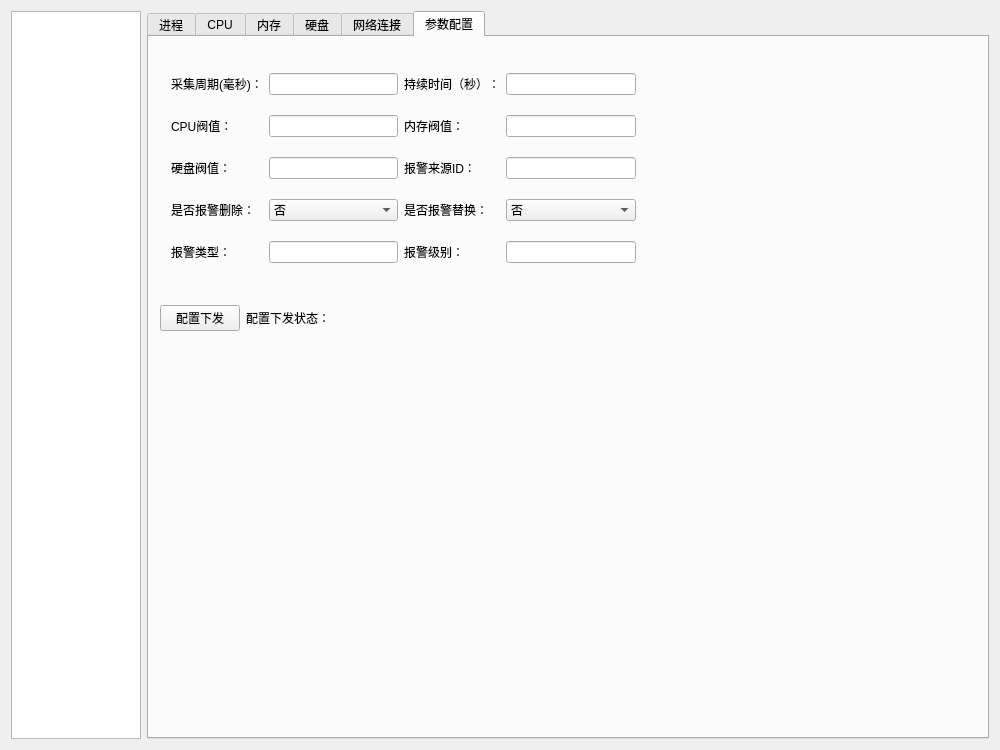
<?xml version="1.0" encoding="UTF-8"?>
<ui version="4.0">
 <class>Widget</class>
 <widget class="QWidget" name="Widget">
  <property name="geometry">
   <rect>
    <x>0</x>
    <y>0</y>
    <width>1000</width>
    <height>750</height>
   </rect>
  </property>
  <property name="windowTitle">
   <string>Widget</string>
  </property>
  <layout class="QHBoxLayout" name="horizontalLayout" stretch="2,13">
   <item>
    <widget class="QTreeView" name="treeView"/>
   </item>
   <item>
    <widget class="QTabWidget" name="tab_R">
     <property name="currentIndex">
      <number>5</number>
     </property>
     <widget class="QWidget" name="tab">
      <attribute name="title">
       <string>进程</string>
      </attribute>
      <layout class="QVBoxLayout" name="verticalLayout">
       <item>
        <widget class="QTableView" name="tb_process"/>
       </item>
      </layout>
     </widget>
     <widget class="QWidget" name="tab_2">
      <attribute name="title">
       <string>CPU</string>
      </attribute>
      <layout class="QVBoxLayout" name="verticalLayout_2" stretch="1,1,1">
       <item>
        <widget class="QTableView" name="tb_cpu"/>
       </item>
       <item>
        <widget class="QScrollArea" name="scrollArea">
         <property name="widgetResizable">
          <bool>true</bool>
         </property>
         <widget class="QWidget" name="scrollAreaWidgetContents">
          <property name="geometry">
           <rect>
            <x>0</x>
            <y>0</y>
            <width>1200</width>
            <height>206</height>
           </rect>
          </property>
          <property name="minimumSize">
           <size>
            <width>1200</width>
            <height>0</height>
           </size>
          </property>
          <property name="maximumSize">
           <size>
            <width>2000</width>
            <height>2000</height>
           </size>
          </property>
          <widget class="QWidget" name="cpuChartsWidget" native="true">
           <property name="geometry">
            <rect>
             <x>0</x>
             <y>-40</y>
             <width>2400</width>
             <height>225</height>
            </rect>
           </property>
           <property name="minimumSize">
            <size>
             <width>2400</width>
             <height>225</height>
            </size>
           </property>
           <layout class="QHBoxLayout" name="horizontalLayout_2">
            <property name="spacing">
             <number>6</number>
            </property>
            <property name="leftMargin">
             <number>0</number>
            </property>
            <property name="topMargin">
             <number>0</number>
            </property>
            <property name="rightMargin">
             <number>0</number>
            </property>
            <property name="bottomMargin">
             <number>0</number>
            </property>
           </layout>
          </widget>
         </widget>
        </widget>
       </item>
       <item>
        <widget class="QChartView" name="cpuTotalView"/>
       </item>
      </layout>
     </widget>
     <widget class="QWidget" name="tab_3">
      <attribute name="title">
       <string>内存</string>
      </attribute>
      <layout class="QVBoxLayout" name="verticalLayout_3">
       <item>
        <widget class="QTableView" name="tb_memory"/>
       </item>
       <item>
        <widget class="QChartView" name="graphicsView"/>
       </item>
      </layout>
     </widget>
     <widget class="QWidget" name="tab_4">
      <attribute name="title">
       <string>硬盘</string>
      </attribute>
      <layout class="QVBoxLayout" name="verticalLayout_4">
       <item>
        <widget class="QTableView" name="tb_disk"/>
       </item>
      </layout>
     </widget>
     <widget class="QWidget" name="tab_5">
      <attribute name="title">
       <string>网络连接</string>
      </attribute>
      <layout class="QVBoxLayout" name="verticalLayout_5">
       <item>
        <widget class="QTableView" name="tb_net"/>
       </item>
      </layout>
     </widget>
     <widget class="QWidget" name="tab_6">
      <attribute name="title">
       <string>参数配置</string>
      </attribute>
      <layout class="QVBoxLayout" name="verticalLayout_6" stretch="5,1,8">
       <item>
        <widget class="QWidget" name="widget" native="true">
         <layout class="QGridLayout" name="gridLayout" columnstretch="1,2,1,2,5">
          <item row="0" column="2">
           <widget class="QLabel" name="label_2">
            <property name="text">
             <string>持续时间（秒）：</string>
            </property>
           </widget>
          </item>
          <item row="2" column="2">
           <widget class="QLabel" name="label_4">
            <property name="text">
             <string>内存阀值：</string>
            </property>
           </widget>
          </item>
          <item row="5" column="2">
           <widget class="QLabel" name="label_9">
            <property name="text">
             <string>是否报警替换：</string>
            </property>
           </widget>
          </item>
          <item row="4" column="2">
           <widget class="QLabel" name="label_6">
            <property name="text">
             <string>报警来源ID：</string>
            </property>
           </widget>
          </item>
          <item row="9" column="0">
           <widget class="QLabel" name="label_7">
            <property name="text">
             <string>报警类型：</string>
            </property>
           </widget>
          </item>
          <item row="5" column="3">
           <widget class="QComboBox" name="isReplaceAlarm_LE">
            <property name="maximumSize">
             <size>
              <width>16777215</width>
              <height>16777215</height>
             </size>
            </property>
            <item>
             <property name="text">
              <string>否</string>
             </property>
            </item>
            <item>
             <property name="text">
              <string>是</string>
             </property>
            </item>
           </widget>
          </item>
          <item row="5" column="1">
           <widget class="QComboBox" name="isDelAlarm_CB">
            <property name="maximumSize">
             <size>
              <width>16777215</width>
              <height>16777215</height>
             </size>
            </property>
            <item>
             <property name="text">
              <string>否</string>
             </property>
            </item>
            <item>
             <property name="text">
              <string>是</string>
             </property>
            </item>
           </widget>
          </item>
          <item row="0" column="0">
           <widget class="QLabel" name="label">
            <property name="text">
             <string>采集周期(毫秒)：</string>
            </property>
           </widget>
          </item>
          <item row="0" column="1">
           <widget class="QLineEdit" name="collectPeriod_LE">
            <property name="maximumSize">
             <size>
              <width>16777215</width>
              <height>16777215</height>
             </size>
            </property>
           </widget>
          </item>
          <item row="2" column="3">
           <widget class="QLineEdit" name="memoryLimit_LE">
            <property name="maximumSize">
             <size>
              <width>16777215</width>
              <height>16777215</height>
             </size>
            </property>
           </widget>
          </item>
          <item row="4" column="1">
           <widget class="QLineEdit" name="diskLimit_LE">
            <property name="maximumSize">
             <size>
              <width>16777215</width>
              <height>16777215</height>
             </size>
            </property>
           </widget>
          </item>
          <item row="5" column="0">
           <widget class="QLabel" name="label_8">
            <property name="text">
             <string>是否报警删除：</string>
            </property>
           </widget>
          </item>
          <item row="2" column="0">
           <widget class="QLabel" name="label_3">
            <property name="text">
             <string>CPU阀值：</string>
            </property>
           </widget>
          </item>
          <item row="0" column="3">
           <widget class="QLineEdit" name="sustainTime_LE">
            <property name="maximumSize">
             <size>
              <width>16777215</width>
              <height>16777215</height>
             </size>
            </property>
           </widget>
          </item>
          <item row="2" column="1">
           <widget class="QLineEdit" name="cpuLimit_LE">
            <property name="maximumSize">
             <size>
              <width>16777215</width>
              <height>16777215</height>
             </size>
            </property>
           </widget>
          </item>
          <item row="4" column="0">
           <widget class="QLabel" name="label_5">
            <property name="text">
             <string>硬盘阀值：</string>
            </property>
           </widget>
          </item>
          <item row="9" column="2">
           <widget class="QLabel" name="label_10">
            <property name="text">
             <string>报警级别：</string>
            </property>
           </widget>
          </item>
          <item row="9" column="3">
           <widget class="QLineEdit" name="alarmLevel_LE">
            <property name="maximumSize">
             <size>
              <width>16777215</width>
              <height>16777215</height>
             </size>
            </property>
           </widget>
          </item>
          <item row="9" column="1">
           <widget class="QLineEdit" name="alarmType_LE">
            <property name="maximumSize">
             <size>
              <width>16777215</width>
              <height>16777215</height>
             </size>
            </property>
           </widget>
          </item>
          <item row="4" column="3">
           <widget class="QLineEdit" name="sourceId_LE">
            <property name="maximumSize">
             <size>
              <width>16777215</width>
              <height>16777215</height>
             </size>
            </property>
           </widget>
          </item>
          <item row="0" column="4">
           <widget class="QLabel" name="label_12">
            <property name="text">
             <string/>
            </property>
           </widget>
          </item>
         </layout>
        </widget>
       </item>
       <item>
        <layout class="QHBoxLayout" name="horizontalLayout_3" stretch="0,1,1,10">
         <item>
          <widget class="QPushButton" name="configHandOut">
           <property name="text">
            <string>配置下发</string>
           </property>
          </widget>
         </item>
         <item>
          <widget class="QLabel" name="label_11">
           <property name="text">
            <string>配置下发状态：</string>
           </property>
          </widget>
         </item>
         <item>
          <widget class="QLabel" name="handOutStatusLabel">
           <property name="text">
            <string/>
           </property>
          </widget>
         </item>
         <item>
          <spacer name="horizontalSpacer">
           <property name="orientation">
            <enum>Qt::Horizontal</enum>
           </property>
           <property name="sizeHint" stdset="0">
            <size>
             <width>40</width>
             <height>20</height>
            </size>
           </property>
          </spacer>
         </item>
        </layout>
       </item>
       <item>
        <spacer name="verticalSpacer">
         <property name="orientation">
          <enum>Qt::Vertical</enum>
         </property>
         <property name="sizeHint" stdset="0">
          <size>
           <width>20</width>
           <height>40</height>
          </size>
         </property>
        </spacer>
       </item>
      </layout>
     </widget>
    </widget>
   </item>
  </layout>
 </widget>
 <layoutdefault spacing="6" margin="11"/>
 <customwidgets>
  <customwidget>
   <class>QChartView</class>
   <extends>QGraphicsView</extends>
   <header location="global">qchartview.h</header>
  </customwidget>
 </customwidgets>
 <resources/>
 <connections/>
</ui>
